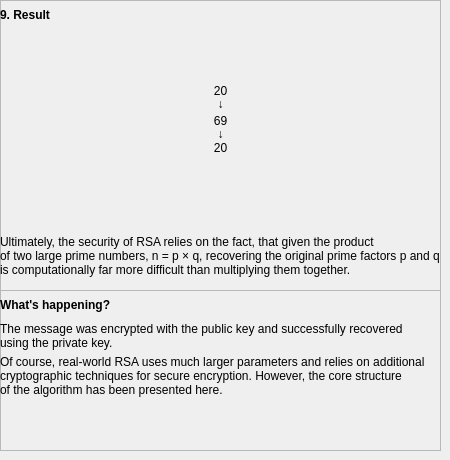
        <widget class="QWidget" name="pg_ersapg9">
         <widget class="QFrame" name="fr_ersawh9">
          <property name="geometry">
           <rect>
            <x>0</x>
            <y>290</y>
            <width>441</width>
            <height>161</height>
           </rect>
          </property>
          <property name="frameShape">
           <enum>QFrame::StyledPanel</enum>
          </property>
          <property name="frameShadow">
           <enum>QFrame::Raised</enum>
          </property>
          <widget class="QLabel" name="lbl_ersawh9_ex1">
           <property name="geometry">
            <rect>
             <x>0</x>
             <y>30</y>
             <width>441</width>
             <height>31</height>
            </rect>
           </property>
           <property name="text">
            <string>The message was encrypted with the public key and successfully recovered 
using the private key.</string>
           </property>
          </widget>
          <widget class="QLabel" name="lbl_ersawh9_wh">
           <property name="geometry">
            <rect>
             <x>0</x>
             <y>0</y>
             <width>211</width>
             <height>31</height>
            </rect>
           </property>
           <property name="text">
            <string>&lt;html&gt;&lt;head/&gt;&lt;body&gt;&lt;p&gt;&lt;span style=&quot; font-size:9pt; font-weight:600;&quot;&gt;What's happening?&lt;/span&gt;&lt;/p&gt;&lt;/body&gt;&lt;/html&gt;</string>
           </property>
           <property name="alignment">
            <set>Qt::AlignLeading|Qt::AlignLeft|Qt::AlignVCenter</set>
           </property>
          </widget>
          <widget class="QLabel" name="lbl_ersawh9_ex2">
           <property name="geometry">
            <rect>
             <x>0</x>
             <y>60</y>
             <width>441</width>
             <height>51</height>
            </rect>
           </property>
           <property name="text">
            <string>Of course, real-world RSA uses much larger parameters and relies on additional 
cryptographic techniques for secure encryption. However, the core structure 
of the algorithm has been presented here.</string>
           </property>
          </widget>
         </widget>
         <widget class="QFrame" name="fr_ersamn9">
          <property name="geometry">
           <rect>
            <x>0</x>
            <y>0</y>
            <width>441</width>
            <height>291</height>
           </rect>
          </property>
          <property name="frameShape">
           <enum>QFrame::StyledPanel</enum>
          </property>
          <property name="frameShadow">
           <enum>QFrame::Raised</enum>
          </property>
          <widget class="QLabel" name="lbl_ersamn9_res">
           <property name="geometry">
            <rect>
             <x>0</x>
             <y>0</y>
             <width>221</width>
             <height>31</height>
            </rect>
           </property>
           <property name="text">
            <string>&lt;html&gt;&lt;head/&gt;&lt;body&gt;&lt;p&gt;&lt;span style=&quot; font-size:9pt; font-weight:600;&quot;&gt;9. Result&lt;/span&gt;&lt;/p&gt;&lt;/body&gt;&lt;/html&gt;</string>
           </property>
           <property name="alignment">
            <set>Qt::AlignLeading|Qt::AlignLeft|Qt::AlignVCenter</set>
           </property>
          </widget>
          <widget class="QLabel" name="lbl_ersamn9_ms1">
           <property name="geometry">
            <rect>
             <x>140</x>
             <y>80</y>
             <width>161</width>
             <height>21</height>
            </rect>
           </property>
           <property name="text">
            <string>20</string>
           </property>
           <property name="alignment">
            <set>Qt::AlignCenter</set>
           </property>
          </widget>
          <widget class="QLabel" name="lbl_ersamn9_ar1">
           <property name="geometry">
            <rect>
             <x>140</x>
             <y>96</y>
             <width>161</width>
             <height>16</height>
            </rect>
           </property>
           <property name="text">
            <string>↓</string>
           </property>
           <property name="alignment">
            <set>Qt::AlignCenter</set>
           </property>
          </widget>
          <widget class="QLabel" name="lbl_ersamn9_cip">
           <property name="geometry">
            <rect>
             <x>140</x>
             <y>110</y>
             <width>161</width>
             <height>21</height>
            </rect>
           </property>
           <property name="text">
            <string>69</string>
           </property>
           <property name="alignment">
            <set>Qt::AlignCenter</set>
           </property>
          </widget>
          <widget class="QLabel" name="lbl_ersamn9_ar2">
           <property name="geometry">
            <rect>
             <x>140</x>
             <y>126</y>
             <width>161</width>
             <height>16</height>
            </rect>
           </property>
           <property name="text">
            <string>↓</string>
           </property>
           <property name="alignment">
            <set>Qt::AlignCenter</set>
           </property>
          </widget>
          <widget class="QLabel" name="lbl_ersamn9_ms2">
           <property name="geometry">
            <rect>
             <x>140</x>
             <y>138</y>
             <width>161</width>
             <height>20</height>
            </rect>
           </property>
           <property name="text">
            <string>20</string>
           </property>
           <property name="alignment">
            <set>Qt::AlignCenter</set>
           </property>
          </widget>
          <widget class="QLabel" name="lbl_ersamn9_npq">
           <property name="geometry">
            <rect>
             <x>0</x>
             <y>230</y>
             <width>441</width>
             <height>51</height>
            </rect>
           </property>
           <property name="text">
            <string>Ultimately, the security of RSA relies on the fact, that given the product 
of two large prime numbers, n = p × q, recovering the original prime factors p and q 
is computationally far more difficult than multiplying them together.</string>
           </property>
          </widget>
         </widget>
        </widget>
